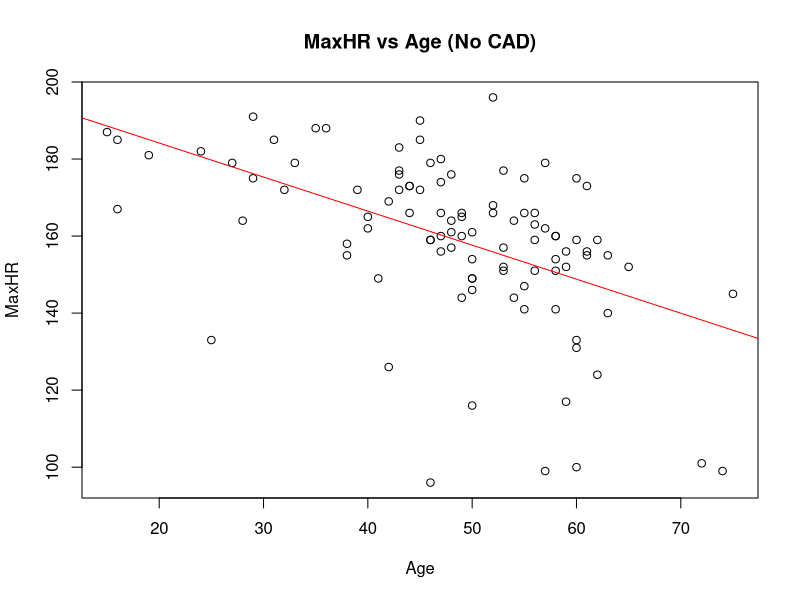
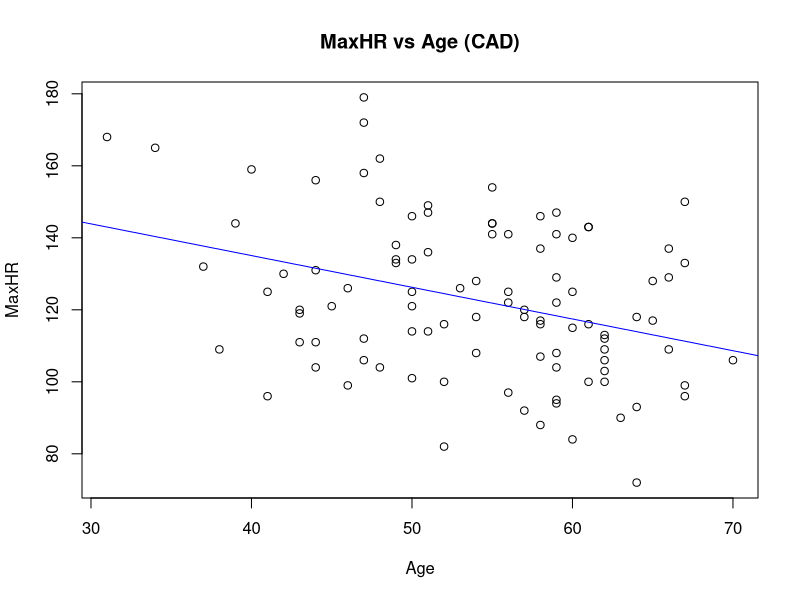

Reproduce these figures in R, in order.
# Load required libraries
library(readxl)
library(ggplot2)
library(car)

# Load the dataset
data <- read_excel("Projectdata.xls")

# Check the structure of the dataset
str(data)

# Summary statistics
summary(data)

# 3.1 Correlation and regression between two variables

# a) Patients with CAD
cad_data <- subset(data, CAD == 1)
cor_cad <- cor.test(cad_data$`ST-DEP`, cad_data$`ST/HR`)
summary(lm(`RWA` ~ `ST-DEP` + `ST/HR`, data = cad_data))

# b) Patients without CAD
no_cad_data <- subset(data, CAD == 0)
cor_no_cad <- cor.test(no_cad_data$`ST-DEP`, no_cad_data$`ST/HR`)
summary(lm(`RWA` ~ `ST-DEP` + `ST/HR`, data = no_cad_data))


# 3.2 Linear regression between maxHR and age

# a) Patients without CAD
lm_no_cad <- lm(MaxHR ~ Age, data = no_cad_data)
summary(lm_no_cad)
plot(no_cad_data$Age, no_cad_data$MaxHR, main = "MaxHR vs Age (No CAD)",
     xlab = "Age", ylab = "MaxHR")
abline(lm_no_cad, col = "red")

# b) Patients with CAD
lm_cad <- lm(MaxHR ~ Age, data = cad_data)
summary(lm_cad)
plot(cad_data$Age, cad_data$MaxHR, main = "MaxHR vs Age (CAD)",
     xlab = "Age", ylab = "MaxHR")
abline(lm_cad, col = "blue")


# 3.3 Regression analysis between maxHR and ST-DEP/ST/HR index

lm_maxHR_ST_DEP <- lm(MaxHR ~ `ST-DEP`, data = data)
summary(lm_maxHR_ST_DEP)

lm_maxHR_ST_HR <- lm(MaxHR ~ `ST/HR`, data = data)
summary(lm_maxHR_ST_HR)


# 3.4 Relationship between age and RWA in total population
cor_total <- cor.test(data$Age, data$`RWA`)
summary(cor_total)
